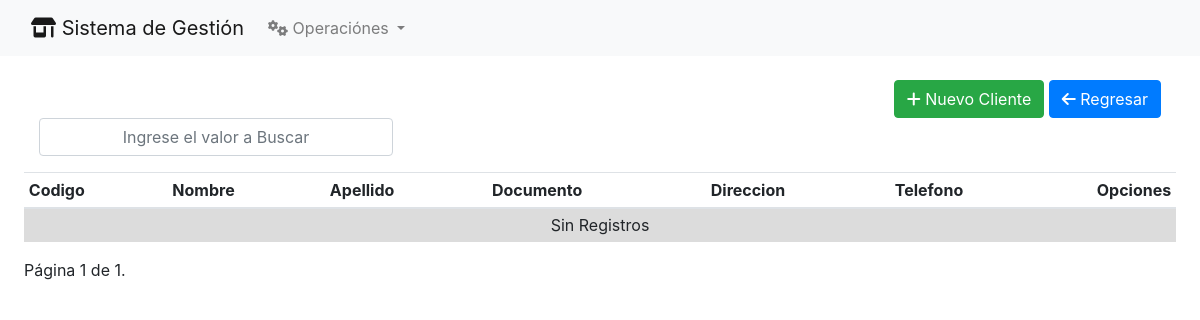
Page /clientes/ on the earlier database version.
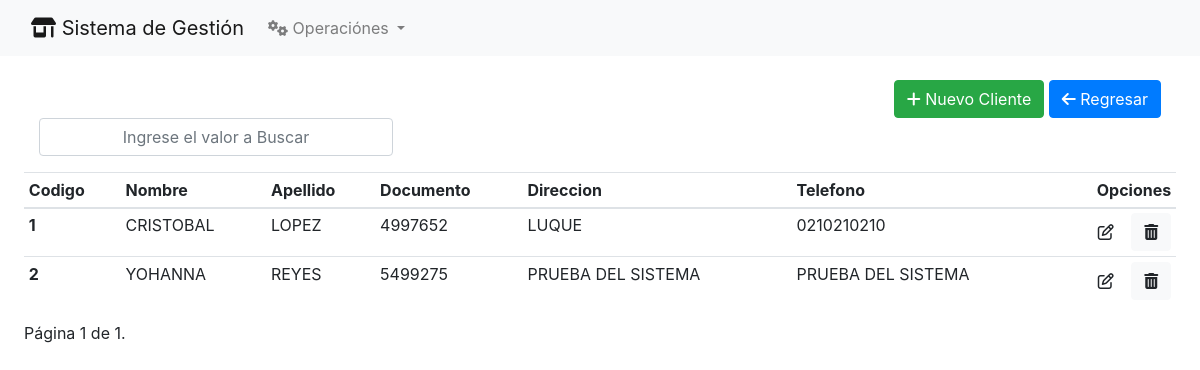
Same page on the later database version.
### Clientes/models.py (models this page shows, shortened)
class Clientes(models.Model):
    nombre =  models.CharField(max_length = 250)
    apellido = models.CharField(max_length = 250)
    documento = models.CharField(max_length = 250, unique=True)
    direccion =  models.CharField(max_length = 250)
    telefono = models.CharField(max_length = 250)
    correo =  models.CharField(max_length = 250)
    observacion =  models.CharField(max_length = 250)
    estado =  models.CharField(max_length = 250)

### Clientes/views.py (the view)
# urls.py: path('', clientes_index, name='clientes'),
def clientes_index(request):
    clientes_list = Clientes.objects.all().order_by("nombre")
    paginator = Paginator(clientes_list, 10)
    page_number = request.GET.get('page')
    page_obj = paginator.get_page(page_number)
    final_page_number = paginator.num_pages - 1
    template = "clientes_index.html"
    context = {"titulo": "Clientes", "clientes": page_obj, "final_page_number": final_page_number}
    return render(request, template, context)

### Clientes/templates/clientes_index.html (shortened to what this page needs)
{% extends 'home.html' %}
{% block content %}
<div class="p-4">
    <div class="col d-flex justify-content-end">
        <a href="{%url 'nuevo_cliente'%}" class="btn btn-success"> <i class="fa-solid fa-plus"></i> Nuevo Cliente</a>
        <a href="{% url 'home' %}" class="btn btn-primary"> <i class="fa-solid fa-arrow-left"></i> Regresar</a>
    </div>
    <table class="table table-sm table-hover">
        <div class="col-md-4 mb-3 d-flex justify-content-end">
            <input type="text" class="form-control text-center" id="buscarCliente"
                placeholder="Ingrese el valor a Buscar">
        </div>
        <thead>
            <tr>
                <th scope="col">Codigo</th>
                <th scope="col">Nombre</th>
                <th scope="col">Apellido</th>
                <th scope="col">Documento</th>
                <th scope="col">Direccion</th>
                <th scope="col">Telefono</th>
                <th style="text-align: right;width: 10%;" scope="col">Opciones</th>
            </tr>
        </thead>
        <tbody>
            {% if clientes %}
            {% for cli in clientes %}
            <tr>
                <th scope="row"> {{cli.id}} </th>
                <td> {{cli.nombre}} </td>
                <td> {{cli.apellido}} </td>
                <td> {{cli.documento}} </td>
                <td> {{cli.direccion}} </td>
                <td> {{cli.telefono}} </td>
                <td style="text-align: right;">
                    <a href="modificar_cliente/{{cli.id}}/" class="btn btn-ligth"><i
                            class="fa-regular fa-pen-to-square"></i></a>
                    <a href="#" class="btn btn-light btn_eliminar" data-bs-toggle="modal" data-bs-target="#exampleModal"
                        data-id="{{cli.id}}">
                        <i class="fa-solid fa-trash-can"></i>
                    </a>
                </td>
            </tr>
            {% endfor %}
            {% else %}
            <tr style="background-color: gainsboro;text-align: center;">
                <td colspan="7">Sin Registros</td>
            </tr>
            {% endif %}
        </tbody>
    </table>
    <div class="pagination">
        <span class="step-links">
            <span class="current">
                P&aacute;gina {{clientes.number}} de {{clientes.paginator.num_pages}}.
            </span>
        </span>
    </div>
{% endblock %}

Differences in the rows shown:
added Clientes: id "1", nombre "CRISTOBAL", apellido "LOPEZ", documento "4997652", direccion "LUQUE", telefono "0210210210"
added Clientes: id "2", nombre "YOHANNA", apellido "REYES", documento "5499275", direccion "PRUEBA DEL SISTEMA", telefono "PRUEBA DEL SISTEMA"
Other differences:
text no longer shown: "Sin Registros"
